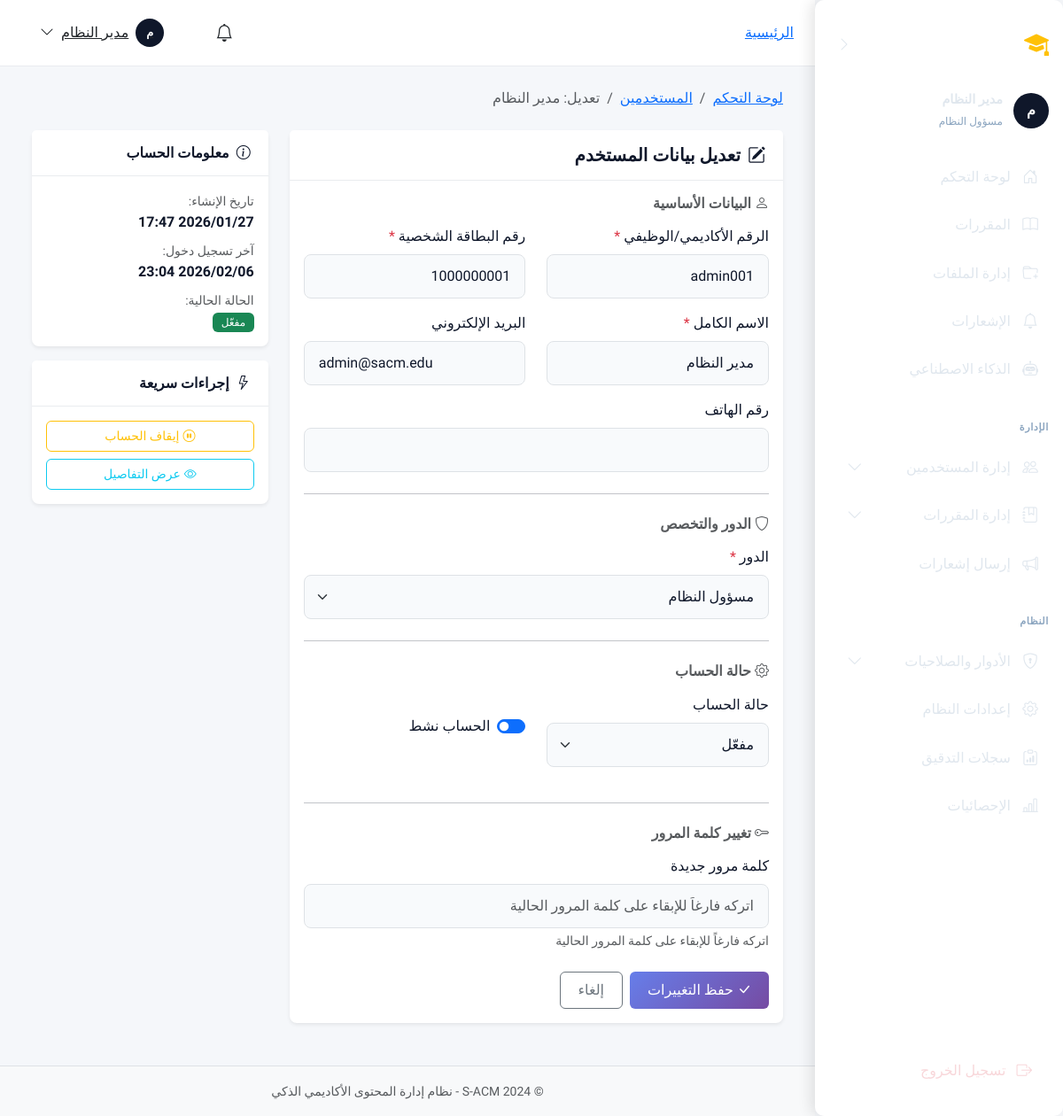
Before: /accounts/admin/users/1/edit/ (signed in) with the older database file.
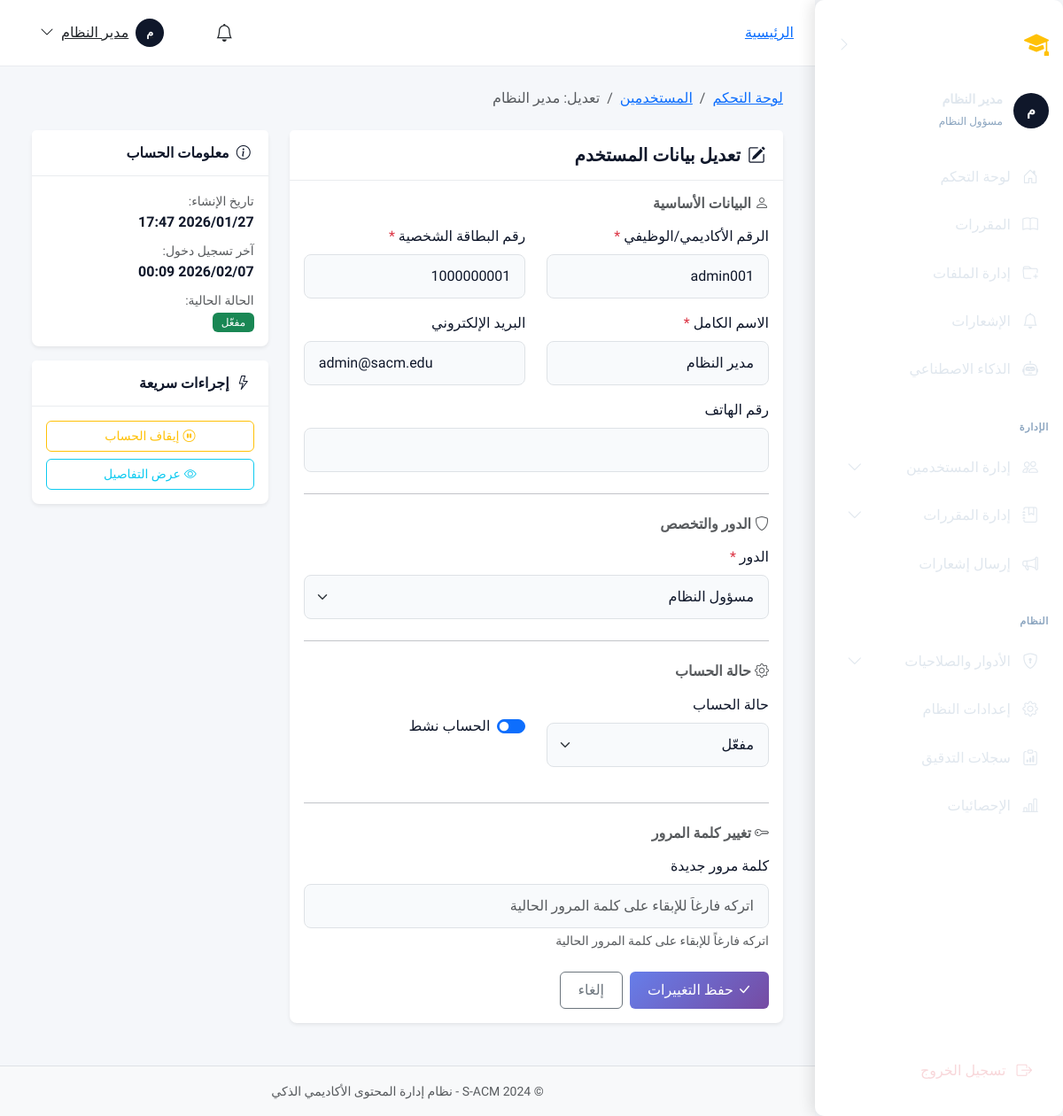
After: the same page with the newer database file.
### apps/accounts/models.py (models this page shows, shortened)
class User(AbstractBaseUser, PermissionsMixin):
    ACCOUNT_STATUS_CHOICES = [
        ('inactive', 'غير مفعّل'),
        ('active', 'مفعّل'),
        ('suspended', 'موقوف'),
    ]
    academic_id = models.CharField(
        max_length=50,
        unique=True,
        verbose_name='الرقم الأكاديمي/الوظيفي',
        help_text='الرقم الأكاديمي للطالب أو الرقم الوظيفي للموظف'
    )
    id_card_number = models.CharField(
        max_length=50,
        unique=True,
        verbose_name='رقم البطاقة الشخصية',
        help_text='يستخدم للتحقق من الهوية عند التفعيل'
    )
    full_name = models.CharField(
        max_length=150,
        verbose_name='الاسم الكامل'
    )
    email = models.EmailField(
        unique=True,
        blank=True,
        null=True,
        verbose_name='البريد الإلكتروني',
        help_text='يتم تعيينه عند التفعيل'
    )
    account_status = models.CharField(
        max_length=20,
        choices=ACCOUNT_STATUS_CHOICES,
        default='inactive',
        verbose_name='حالة الحساب'
    )
    role = models.ForeignKey(
        Role,
        on_delete=models.PROTECT,
        related_name='users',
        verbose_name='الدور',
        null=True,
        blank=True
    )
    major = models.ForeignKey(
        Major,
        on_delete=models.SET_NULL,
        related_name='students',
        verbose_name='التخصص',
        null=True,
        blank=True,
        help_text='للطلاب فقط'
    )
    level = models.ForeignKey(
        Level,
        on_delete=models.SET_NULL,
        related_name='students',
        verbose_name='المستوى',
        null=True,
        blank=True,
        help_text='للطلاب فقط'
    )
    is_staff = models.BooleanField(default=False, verbose_name='موظف')
    is_active = models.BooleanField(default=True, verbose_name='نشط')
    date_joined = models.DateTimeField(default=timezone.now, verbose_name='تاريخ الانضمام')
    last_login = models.DateTimeField(null=True, blank=True, verbose_name='آخر تسجيل دخول')
    profile_picture = models.ImageField(
        upload_to='profiles/',
        blank=True,
        null=True,
        verbose_name='صورة الملف الشخصي'
    )
    phone_number = models.CharField(
        max_length=20,
        blank=True,
        null=True,
        verbose_name='رقم الهاتف'
    )
    objects = UserManager()
    USERNAME_FIELD = 'academic_id'
    REQUIRED_FIELDS = ['full_name', 'id_card_number']
    class Meta:
        db_table = 'users'
        verbose_name = 'مستخدم'
        verbose_name_plural = 'المستخدمون'
        indexes = [
            models.Index(fields=['academic_id']),
            models.Index(fields=['email']),
            models.Index(fields=['account_status']),
        ]
    def is_admin(self):
        return self.role and self.role.code == Role.ADMIN
    def is_instructor(self):
        return self.role and self.role.code == Role.INSTRUCTOR
    def is_student(self):
        return self.role and self.role.code == Role.STUDENT

### apps/accounts/views/admin.py (the view, shortened to what this page needs)
# urls.py: path('admin/users/<int:pk>/edit/', views.UserUpdateView.as_view(), name='admin_user_edit'),
class UserUpdateView(LoginRequiredMixin, AdminRequiredMixin, UpdateView):
    model = User
    form_class = AdminUserEditForm
    template_name = 'admin_panel/users/edit.html'
    success_url = reverse_lazy('accounts:admin_user_list')

### apps/accounts/models.py (called while the page is built)
    def __str__(self):
        return self.display_name

    def __str__(self):
        return self.major_name

    def __str__(self):
        return self.level_name

### apps/accounts/views/mixins.py (called while the page is built)
    def test_func(self):
        return self.request.user.is_authenticated and self.request.user.is_admin()

### apps/core/context_processors.py (called while the page is built)
def site_settings(request):
    return {
        'SITE_NAME': 'S-ACM',
        'SITE_FULL_NAME': 'نظام إدارة المحتوى الأكاديمي الذكي',
        'SITE_VERSION': '1.0.0',
        'DEBUG': settings.DEBUG,
    }

def user_notifications(request):
    return {'unread_count': 0}

def current_semester(request):
    from apps.accounts.models import Semester
    try:
        semester = Semester.objects.filter(is_current=True).first()
        return {
            'current_semester': semester
        }
    except:
        return {
            'current_semester': None
        }

### apps/core/menu.py (called while the page is built)
    @property
    def title(self):
        return self.label

    @property
    def url(self):
        return self.get_url()

    def get_url(self) -> str:
        if not self.url_name:
            return '#'
        try:
            return reverse(self.url_name)
        except NoReverseMatch:
            return '#'

### templates/admin_panel/users/edit.html (shortened to what the changed rows need)
{% extends 'layouts/dashboard_base.html' %}
{% load static %}
{% block dashboard_content %}
<div class="container-fluid">
    <nav aria-label="breadcrumb" class="mb-4">
        <ol class="breadcrumb">
            <li class="breadcrumb-item"><a href="{% url 'accounts:admin_dashboard' %}">لوحة التحكم</a></li>
            <li class="breadcrumb-item"><a href="{% url 'accounts:admin_user_list' %}">المستخدمين</a></li>
            <li class="breadcrumb-item active">تعديل: {{ object.full_name }}</li>
        </ol>
    </nav>
    <div class="row">
        <div class="col-lg-8">
            <div class="card border-0 shadow-sm">
                <div class="card-body">
                    <form method="post" novalidate>
                        <div class="row">
                            <div class="col-md-6 mb-3">
                                <label for="id_academic_id" class="form-label">الرقم الأكاديمي/الوظيفي <span class="text-danger">*</span></label>
                                {{ form.academic_id }}
                            </div>
                            <div class="col-md-6 mb-3">
                                <label for="id_id_card_number" class="form-label">رقم البطاقة الشخصية <span class="text-danger">*</span></label>
                                {{ form.id_card_number }}
                            </div>
                        </div>
                        <div class="row">
                            <div class="col-md-6 mb-3">
                                <label for="id_full_name" class="form-label">الاسم الكامل <span class="text-danger">*</span></label>
                                {{ form.full_name }}
                            </div>
                            <div class="col-md-6 mb-3">
                                <label for="id_email" class="form-label">البريد الإلكتروني</label>
                                {{ form.email }}
                            </div>
                        </div>
                        <div class="mb-3">
                            <label for="id_phone_number" class="form-label">رقم الهاتف</label>
                            {{ form.phone_number }}
                        </div>
                        <div class="mb-3">
                            <label for="id_role" class="form-label">الدور <span class="text-danger">*</span></label>
                            {{ form.role }}
                        </div>
                        <div class="row">
                            <div class="col-md-6 mb-3">
                                <label for="id_account_status" class="form-label">حالة الحساب</label>
                                {{ form.account_status }}
                            </div>
                            <div class="col-md-6 mb-3">
                                <div class="form-check form-switch mt-4">
                                    {{ form.is_active }}
                                    <label class="form-check-label" for="id_is_active">الحساب نشط</label>
                                </div>
                            </div>
                        </div>
                    </form>
                </div>
            </div>
        </div>
        <div class="col-lg-4">
            <div class="card border-0 shadow-sm mb-3">
                <div class="card-body">
                    <ul class="list-unstyled mb-0">
                        <li class="mb-2">
                            <small class="text-muted">تاريخ الإنشاء:</small><br>
                            <strong>{{ object.date_joined|date:"Y/m/d H:i" }}</strong>
                        </li>
                        <li class="mb-2">
                            <small class="text-muted">آخر تسجيل دخول:</small><br>
                            <strong>{{ object.last_login|date:"Y/m/d H:i"|default:"لم يسجل دخول بعد" }}</strong>
                        </li>
                    </ul>
                </div>
            </div>
        </div>
    </div>
</div>
{% endblock %}

### templates/layouts/dashboard_base.html (shortened to what this page needs)
{% extends 'base.html' %}
{% load static %}
{% load permissions %}
{% block extra_css %}
<link href="{% static 'css/sidebar.css' %}" rel="stylesheet">
<link href="{% static 'css/dashboard.css' %}" rel="stylesheet">
{% endblock %}
{% block body_class %}dashboard-page{% endblock %}
{% block content %}
<div class="dashboard-layout">
    {% include 'components/sidebar.html' %}
    <div class="dashboard-content">
        <header class="dashboard-navbar">
            {% block breadcrumb %}
            <nav aria-label="breadcrumb" class="d-none d-md-block">
                <ol class="breadcrumb mb-0">
                    <li class="breadcrumb-item"><a href="{% url 'core:dashboard' %}">الرئيسية</a></li>
                </ol>
            </nav>
            {% endblock %}
            <div class="d-flex align-items-center gap-3 ms-auto">
                <div class="dropdown">
                    <a class="btn btn-link position-relative text-dark" href="#" data-bs-toggle="dropdown">
                        <i class="bi bi-bell fs-5"></i>
                    </a>
                </div>
                <div class="dropdown">
                    <a class="btn btn-link text-dark d-flex align-items-center gap-2" href="#"
                        data-bs-toggle="dropdown">
                        <div class="avatar-circle bg-primary text-white"
                            style="width: 32px; height: 32px; font-size: 0.8rem;">
                            {{ request.user.full_name|slice:":1"|upper }}
                        </div>
                        <span class="d-none d-lg-inline">{{ request.user.full_name|truncatechars:15 }}</span>
                        <i class="bi bi-chevron-down"></i>
                    </a>
                </div>
            </div>
        </header>
        <main class="flex-grow-1 p-4" id="main-content">
            {% block dashboard_content %}{% endblock %}
        </main>
        <footer class="dashboard-footer text-center py-3 border-top bg-light">
            <small class="text-muted">© 2024 S-ACM - نظام إدارة المحتوى الأكاديمي الذكي</small>
        </footer>
    </div>
</div>
{% endblock %}

### templates/components/sidebar.html (shortened to what this page needs)
{% load permissions %}
<aside class="sidebar d-none d-md-flex" id="desktopSidebar" data-collapsed="false">
    <div class="sidebar-header">
        <a href="{% url 'core:home' %}" class="sidebar-brand">
            <i class="bi bi-mortarboard-fill brand-icon"></i>
            <span class="brand-text">S-ACM</span>
        </a>
        <button type="button" class="btn btn-link sidebar-toggle" id="sidebarToggle" aria-label="طي القائمة">
            <i class="bi bi-chevron-right toggle-icon"></i>
        </button>
    </div>
    <div class="sidebar-user">
        <div class="avatar-circle bg-primary text-white">
            {{ request.user.full_name|slice:":1"|upper }}
        </div>
        <div class="user-info">
            <div class="user-name">{{ request.user.full_name|truncatechars:20 }}</div>
            <small class="user-role">{{ user_role|default:"مستخدم" }}</small>
        </div>
    </div>
    <nav class="sidebar-nav flex-grow-1">
        {% include 'components/_sidebar_menu.html' with collapsed=False %}
    </nav>
    <div class="sidebar-footer">
        <a href="{% url 'accounts:logout' %}" class="sidebar-link logout-link">
            <i class="bi bi-box-arrow-right"></i>
            <span class="link-text">تسجيل الخروج</span>
        </a>
    </div>
</aside>

Changed rows visible on the page:
changed User "مدير النظام": last_login "2026/02/06 23:04" → "2026/02/07 00:09"
